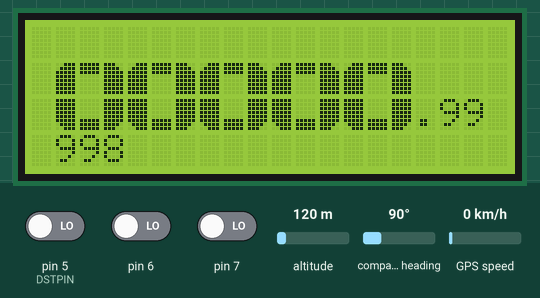
This sketch was run on a simulated Arduino Uno, built with avr-gcc and run on an emulated ATmega328P. Parts: 20×4 character LCD. Inputs (shaded band) come from the test bench; at power-on: pin 7 LOW, pin 5 (DSTPIN) LOW, pin 6 LOW, altitude 120 m, compass heading 90°, GPS speed 0 km/h. The GPS gets a fix after 3 s at 37.7749, -122.4194 with 8 satellites.

Above: at 1.2 s.
1.3 s: pin 7 driven HIGH
At 1.6 s:
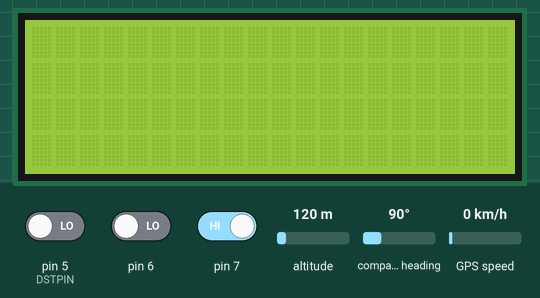
5.7 s: pin 5 (DSTPIN) driven HIGH
At 6.8 s:
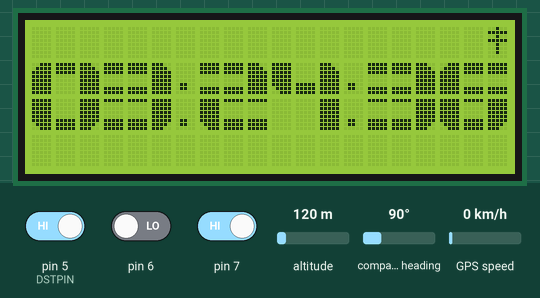
10.1 s: pin 6 driven HIGH
At 11.5 s:
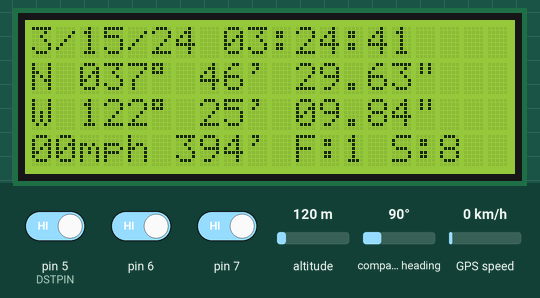
13.6 s: pin 6 driven LOW
At 14.9 s:
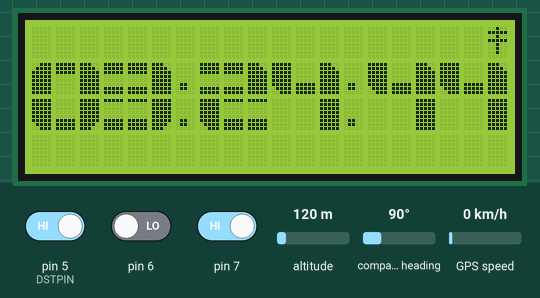
18.0 s: pin 5 (DSTPIN) driven LOW
At 18.9 s:
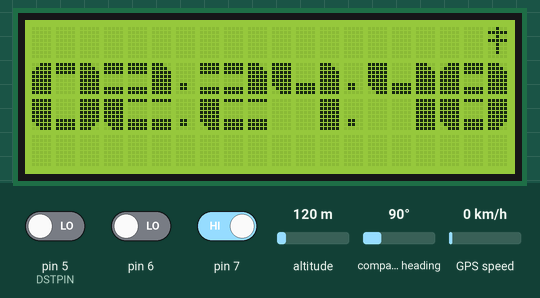
22.4 s: pin 7 driven LOW
At 22.6 s:
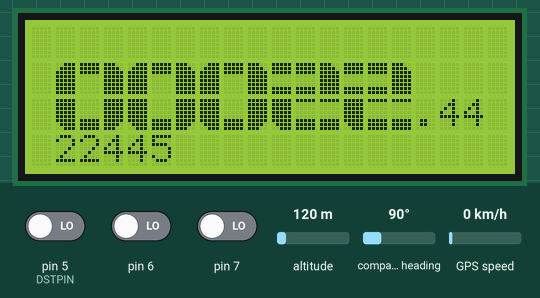
Timing chart, 0 to 25.4 s (numbered marks = the images above; inputs shaded):
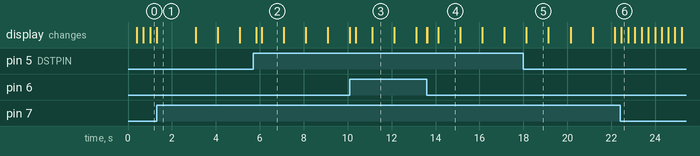

Measured:
- after the input at 1.3 s, the display: changes at once (image 1)
- after the input at 5.7 s, the display: first changes after 0.13 s (image 2 shows a later state)
- after the input at 10.1 s, the display: first differs from a run without the input at once (image 3 shows a later state)
- after the input at 13.6 s, the display: first changes at once (image 4 shows a later state)
- after the input at 18.0 s, the display: changes after 0.14 s (image 5)
- after the input at 22.4 s, the display: changes after 0.06 s (image 6)
- what the display in image 1 shows lasts 1.8 s, from 1.3 s to 3.1 s

The sketch:

GPS-Clock.ino
```cpp
/*
   GPS Clock by varind 2014
 this code is public domain, enjoy!
 Based on:

 Adafruit Ultimate GPS module using MTK33x9 chipset
 ------> http://www.adafruit.com/products/746
 Pick one up today at the Adafruit electronics shop
 and help support open source hardware & software! -ada

 and:
 A set of custom made large numbers for a 16x2 LCD using the
 LiquidCrystal librabry. Works with displays compatible with the
 Hitachi HD44780 driver.
 Made by Michael Pilcher
 2/9/2010
 */

#include <Adafruit_GPS.h>
#include <SoftwareSerial.h>
#include <LiquidCrystal.h>
LiquidCrystal lcd(13,12,11,10,9,8);

SoftwareSerial mySerial(3, 2); // TX, RX
Adafruit_GPS GPS(&mySerial);
#define GPSECHO  false

#define DSTPIN 5

// this keeps track of whether we're using the interrupt
// off by default!
boolean usingInterrupt = false;
void useInterrupt(boolean); // Func prototype keeps Arduino 0023 happy

int montharray[]={
  31,28,31,30,31,30,31,31,30,31,30,31};
int seconds;
int minutes;
int hours;
int days;
int months;
int years;
byte leap;
float lat;
float lon;
int x = 0;
int y = 0;
int buttonState1=0;
int buttonState2=0;
int lastseconds;
int lastButtonState1=0;
int lastButtonState2=0;


byte LT[8] =
{
  B00111,
  B01111,
  B11111,
  B11111,
  B11111,
  B11111,
  B11111,
  B11111
};
byte UB[8] =
{
  B11111,
  B11111,
  B11111,
  B00000,
  B00000,
  B00000,
  B00000,
  B00000
};
byte RT[8] =
{
  B11100,
  B11110,
  B11111,
  B11111,
  B11111,
  B11111,
  B11111,
  B11111
};
byte LL[8] =
{
  B11111,
  B11111,
  B11111,
  B11111,
  B11111,
  B11111,
  B01111,
  B00111
};
byte LB[8] =
{
  B00000,
  B00000,
  B00000,
  B00000,
  B00000,
  B11111,
  B11111,
  B11111
};
byte LR[8] =
{
  B11111,
  B11111,
  B11111,
  B11111,
  B11111,
  B11111,
  B11110,
  B11100
};
byte UMB[8] =
{
  B11111,
  B11111,
  B11111,
  B00000,
  B00000,
  B00000,
  B11111,
  B11111
};
byte LMB[8] =
{
  B11111,
  B00000,
  B00000,
  B00000,
  B00000,
  B11111,
  B11111,
  B11111
};


void setup()
{
  // connect at 115200 so we can read the GPS fast enough and echo without dropping chars
  // also spit it out
  Serial.begin(115200);

  // 9600 NMEA is the default baud rate for Adafruit MTK GPS's- some use 4800
  GPS.begin(9600);

  // uncomment this line to turn on RMC (recommended minimum) and GGA (fix data) including altitude
  GPS.sendCommand(PMTK_SET_NMEA_OUTPUT_RMCGGA);
  // uncomment this line to turn on only the "minimum recommended" data
  // GPS.sendCommand(PMTK_SET_NMEA_OUTPUT_RMCONLY);
  // For parsing data, we don't suggest using anything but either RMC only or RMC+GGA since
  // the parser doesn't care about other sentences at this time

  // Set the update rate
  GPS.sendCommand(PMTK_SET_NMEA_UPDATE_1HZ);   // 1 Hz update rate
  // For the parsing code to work nicely and have time to sort thru the data, and
  // print it out we don't suggest using anything higher than 1 Hz

  // Request updates on antenna status, comment out to keep quiet
  GPS.sendCommand(PGCMD_ANTENNA);

  // the nice thing about this code is you can have a timer0 interrupt go off
  // every 1 millisecond, and read data from the GPS for you. that makes the
  // loop code a heck of a lot easier!
  useInterrupt(true);

  // delay(1000);
  // Ask for firmware version
  // mySerial.println(PMTK_Q_RELEASE);

  lcd.begin(20, 4);

  lcd.createChar(8,LT);
  lcd.createChar(1,UB);
  lcd.createChar(2,RT);
  lcd.createChar(3,LL);
  lcd.createChar(4,LB);
  lcd.createChar(5,LR);
  lcd.createChar(6,UMB);
  lcd.createChar(7,LMB);

  pinMode(5, INPUT);
  pinMode(6, INPUT);
  pinMode(7, INPUT);
}


// Interrupt is called once a millisecond, looks for any new GPS data, and stores it
SIGNAL(TIMER0_COMPA_vect) {
  char c = GPS.read();
  // if you want to debug, this is a good time to do it!
#ifdef UDR0
  if (GPSECHO)
    if (c) UDR0 = c;
  // writing direct to UDR0 is much much faster than Serial.print
  // but only one character can be written at a time.
#endif
}


void useInterrupt(boolean v) {
  if (v) {
    // Timer0 is already used for millis() - we'll just interrupt somewhere
    // in the middle and call the "Compare A" function above
    OCR0A = 0xAF;
    TIMSK0 |= _BV(OCIE0A);
    usingInterrupt = true;
  }
  else {
    // do not call the interrupt function COMPA anymore
    TIMSK0 &= ~_BV(OCIE0A);
    usingInterrupt = false;
  }
}

uint32_t timer = millis();
uint32_t animationTimer = millis();


void loop()                     // run over and over again
{

  // in case you are not using the interrupt above, you'll
  // need to 'hand query' the GPS, not suggested :(
  if (! usingInterrupt) {
    // read data from the GPS in the 'main loop'
    char c = GPS.read();
    // if you want to debug, this is a good time to do it!
    if (GPSECHO)
      if (c) Serial.print(c);
  }

  // if a sentence is received, we can check the checksum, parse it...
  if (GPS.newNMEAreceived()) {
    // a tricky thing here is if we print the NMEA sentence, or data
    // we end up not listening and catching other sentences!
    // so be very wary if using OUTPUT_ALLDATA and trytng to print out data
    //Serial.println(GPS.lastNMEA());   // this also sets the newNMEAreceived() flag to false

    if (!GPS.parse(GPS.lastNMEA()))   // this also sets the newNMEAreceived() flag to false
      return;  // we can fail to parse a sentence in which case we should just wait for another
  }

  // if millis() or timer wraps around, we'll just reset it
  if (timer > millis())  timer = millis();
  if (animationTimer > millis())  animationTimer = millis();

  // approximately every .1 seconds or so, print out the current stats
  // if (millis() - timer > 100) {
  //    timer = millis(); // reset the timer
  //    if (GPS.fix) {
  //      Serial.print("Location: ");
  //      Serial.print("Location: ");
  //      Serial.print(GPS.latitude, 4);
  //      Serial.print(GPS.lat);
  //      Serial.print(", ");
  //      Serial.print(GPS.longitude, 4);
  //      Serial.println(GPS.lon);
  //      Serial.print("Speed (knots): ");
  //      Serial.println(GPS.speed);
  //      Serial.print("Angle: ");
  //      Serial.println(GPS.angle);
  //      Serial.print("Altitude: ");
  //      Serial.println(GPS.altitude);
  //      Serial.print("Satellites: ");
  //      Serial.println((int)GPS.satellites);
  //    }
  //    else{
  //      Serial.println("LOCATING............");
  //    }


  buttonState1 = digitalRead(6);
  buttonState2 = digitalRead(7);

  if (lastButtonState1!=buttonState1){
    lcd.clear();
    lastButtonState1=buttonState1;
  }
  if (lastButtonState2!=buttonState2){
    lcd.clear();
    lastButtonState2=buttonState2;
  }

  if (buttonState1) displayCurrentLocation();
  if (buttonState2) displayClock();
  if (!buttonState1 && !buttonState2) displayMillis();


}
//}


void displayMillis(){

  if (millis() < 99999995.00){
    lcd.setCursor(0,0);
    float floatMillis = millis();
    float seconds = floatMillis/1000;
    long secondsTenThousand = seconds/10000;
    long secondsThousand = seconds/1000;
    long secondsHundred = seconds/100;
    long secondsTen = seconds/10;
    long secondsOne = seconds;
    long secondsTenth = floatMillis/100;
    long secondsHundredth = floatMillis/10;

    y=1;
    x=1;
    bigdigits(secondsTenThousand);
    x=4;
    bigdigits(secondsThousand-secondsTenThousand*10);
    x=7;
    bigdigits(secondsHundred-secondsThousand*10);
    x=10;
    bigdigits(secondsTen - secondsHundred*10);
    x=13;
    bigdigits(secondsOne - secondsTen*10);

    lcd.setCursor(0,0);
    lcd.print("                    ");
    lcd.setCursor(1,3);
    lcd.print(millis());

    lcd.setCursor(16,2);
    lcd.print(".");
    lcd.setCursor(17,2);

    lcd.print(secondsTenth - secondsOne*10);
    lcd.print(secondsHundredth- secondsTenth*10);
  }
  else{
    lcd.setCursor(0,0);
    lcd.print("                    ");
    lcd.setCursor(0,1);
    lcd.print("    OUT OF RANGE    ");
    lcd.setCursor(0,2);
    lcd.print("                    ");
    lcd.setCursor(0,3);
    lcd.print("                    ");
  }
}

void displayCurrentLocation(){

  if (millis() - timer > 250) {
    timer = millis(); // reset the timer
    if (GPS.fix) {

      hours = GPS.hour;
      days = GPS.day;
      months = GPS.month;
      years = GPS.year;
      lat = GPS.latitude;
      lon = GPS.longitude;

      // test dates
      //      hours=8;
      //      months=7;
      //      days=17;
      //      years=14;

      leapcheck();
      dst();
      timezone(-8);
      twelvehour();

      lcd.setCursor(0,0);

      // print date
      lcd.print(months, DEC);
      lcd.print('/');
      lcd.print(days, DEC);
      lcd.print("/");
      lcd.print(years, DEC);
      lcd.print(" ");

      // print time
      if (hours <10) lcd.print('0');
      lcd.print(hours, DEC);
      lcd.print(':');
      if (GPS.minute < 10) lcd.print('0');
      lcd.print(GPS.minute, DEC);
      lcd.print(':');
      if (GPS.seconds < 10) lcd.print('0');
      lcd.print(GPS.seconds, DEC);

      lcd.setCursor(0,1);

      //  print coords in Decimal Degrees
      //  lat=convertDegMinToDecDeg(GPS.latitude);
      //  lon=convertDegMinToDecDeg(GPS.longitude);
      //  lcd.print("Lat: ");
      //  lcd.print(lat, 4);
      //  lcd.print(GPS.lat);
      //  lcd.print("\n");
      //  lcd.print("Lon: ");
      //  lcd.print(lon, 4);
      //  lcd.print(GPS.lon);
      //  lcd.print("\n");

      // print coords in Degrees, Minutes & Seconds
      int degs = lat/100;
      int mins = lat - degs*100;

      float secs = (lat - degs*100 - mins)*60;
      lcd.print(GPS.lat);
      lcd.print(" ");
      if (degs<100) lcd.print("0");
      lcd.print(degs);
      lcd.write(223);
      lcd.print(" ");
      if (mins<10) lcd.print("0");
      lcd.print(mins);
      lcd.print("' ");
      if (secs<10) lcd.print("0");
      lcd.print(secs, 2);
      lcd.print('"');
      lcd.print("  ");

      lcd.setCursor(0,2);

      degs = lon/100;
      mins = lon - degs*100;
      secs = (lon - degs*100 - mins)*60;
      lcd.print(GPS.lon);
      lcd.print(" ");
      if (degs<100) lcd.print("0");
      lcd.print(degs);
      lcd.write(223);

      lcd.print(" ");
      if (mins<10) lcd.print("0");
      lcd.print(mins);
      lcd.print("' ");
      if (secs<10) lcd.print("0");
      lcd.print(secs, 2);
      lcd.print('"');
      lcd.setCursor(0,3);


      // print spped in mph
      float mph = GPS.speed*1.15;  // knots to mph
      if (mph<10) lcd.print("0");
      lcd.print(mph, 0);
      lcd.print("mph ");

      // print altitude in feet
      float alt = GPS.altitude;
      alt=alt*3.28;
      lcd.print(alt, 0);
      lcd.print("'");

      // print fix quatity and number of satellites
      lcd.print(" F:");
      lcd.print(GPS.fixquality, DEC);

      lcd.print(" S:");
      lcd.print((int)GPS.satellites);
      if ((int)GPS.satellites < 10) lcd.print(" ");
    }
  }

  if (!GPS.fix){ // if no fix, display animation
    lcd.setCursor(0,0);
    lcd.print("                    ");
    lcd.setCursor(0,1);
    lcd.print("     LOCATING");
    if (millis() - animationTimer > 1000) lcd.print(".");
    if (millis() - animationTimer > 2000) lcd.print(".");
    if (millis() - animationTimer > 3000) lcd.print(".");
    if (millis() - animationTimer > 4000){
      animationTimer = millis(); // reset the timer
      lcd.setCursor(13,1);
      lcd.print("   "); // clear the .'s
    }
    lcd.setCursor(0,2);
    lcd.print("                    ");
    lcd.setCursor(0,3);
    lcd.print("                    ");
  }

}

double convertDegMinToDecDeg (float degMin) {
  double min = 0.0;
  double decDeg = 0.0;

  //get the minutes, fmod() requires double
  min = fmod((double)degMin, 100.0);

  //rebuild coordinates in decimal degrees
  degMin = (int) ( degMin / 100 );
  decDeg = degMin + ( min / 60 );

  return decDeg;
}


void leapcheck(){  // check for leap year
  years=2000+years;
  leap = years%4 == 0 && years%100 !=0 || years%400 == 0;
  if (leap > 0) montharray[1]=29;
  years=years-2000;
}

void timezone(int tzone){  // set time zone and fix date when wrong

  hours = hours + tzone;
  // for time zones UTC-

  if (hours < 0){
    hours= 24+hours;
    if (days==1){ //fix getting to the first day of the month too soon
      days=(montharray[months-2]);  // montharray[]={31,28 (or29) ,31,30,31,30,31,31,30,31,30,31};
      if (months==1){ //Fix year if UTC is Jan 1st and we're not there yet
        days=31;
        months=12;
        years=years-1;
      }
      else months=months-1;
    }
    else days=days-1;
  }

  // for time zones UTC+
  if (hours > 24){
    hours= hours-24;
    if (days==montharray[months-1]){ // fix not changing month soon enough
      days==1;
      if (months==12){ // Fix year if UTC is Dec 31st and we're past that
        days=1;
        months=1;
        years=years+1;
      }
      else months=months+1;
    }
    else days=days+1;
  }

}

void dst(){
  if (digitalRead(DSTPIN)==HIGH) hours=hours+1;
  if (hours==24) hours=0;
}

void twelvehour(){
  if (hours>12) hours=hours-12;
  if (hours==0) hours=12;
}

// clock
void displayClock(){

  if (millis() - timer > 250) {
    timer = millis(); // reset the timer
    if (GPS.fix) {
      lcd.setCursor(19,0);
      lcd.write(183);
      seconds = GPS.seconds;
      minutes = GPS.minute;
      hours = GPS.hour;
      days = GPS.day;
      months = GPS.month;
      years = GPS.year;

      leapcheck();
      timezone(-8);
      dst();
      twelvehour();

      lcd.setCursor(6,1);
      lcd.print(".");
      lcd.setCursor(6,2);
      lcd.print(".");

      lcd.setCursor(13,1);
      lcd.print(".");
      lcd.setCursor(13,2);
      lcd.print(".");

      x=0;
      y=1;

      int tempHours=hours/10;
      x=0;
      bigdigits(tempHours);
      x=3;
      bigdigits(hours-(10*tempHours));

      int tempMin=minutes/10;
      x=7;
      bigdigits(tempMin);
      x=10;
      bigdigits(minutes-(10*tempMin));

      int tempSeconds=seconds/10;
      x=14;
      bigdigits(tempSeconds);
      x=17;
      bigdigits(seconds-(10*tempSeconds));
    }
    else{
      lcd.setCursor(19,0);
      lcd.write(254);
    }
  }
}

void bigdigits(int time){
  if (time==9) custom9();
  if (time==8) custom8();
  if (time==7) custom7();
  if (time==6) custom6();
  if (time==5) custom5();
  if (time==4) custom4();
  if (time==3) custom3();
  if (time==2) custom2();
  if (time==1) custom1();
  if (time==0) custom0O();
}


void custom0O()
{ // uses segments to build the number 0
  lcd.setCursor(x, y);
  lcd.write(8);
  lcd.write(1);
  lcd.write(2);
  lcd.setCursor(x, y+1);
  lcd.write(3);
  lcd.write(4);
  lcd.write(5);
}

void custom1()
{
  lcd.setCursor(x,y);
  lcd.write(1);
  lcd.write(2);
  lcd.print(" ");
  lcd.setCursor(x,y+1);
  lcd.print(" ");
  lcd.write(255);
  lcd.print(" ");
}

void custom2()
{
  lcd.setCursor(x,y);
  lcd.write(6);
  lcd.write(6);
  lcd.write(2);
  lcd.setCursor(x, y+1);
  lcd.write(3);
  lcd.write(7);
  lcd.write(7);
}

void custom3()
{
  lcd.setCursor(x,y);
  lcd.write(6);
  lcd.write(6);
  lcd.write(2);
  lcd.setCursor(x, y+1);
  lcd.write(7);
  lcd.write(7);
  lcd.write(5);
}

void custom4()
{
  lcd.setCursor(x,y);
  lcd.write(3);
  lcd.write(4);
  lcd.write(2);
  lcd.setCursor(x, y+1);
  lcd.print(" ");
  lcd.print(" ");
  lcd.write(255);
}

void custom5()
{
  lcd.setCursor(x,y);
  lcd.write(255);
  lcd.write(6);
  lcd.write(6);
  lcd.setCursor(x, y+1);
  lcd.write(7);
  lcd.write(7);
  lcd.write(5);
}

void custom6()
{
  lcd.setCursor(x,y);
  lcd.write(8);
  lcd.write(6);
  lcd.write(6);
  lcd.setCursor(x, y+1);
  lcd.write(3);
  lcd.write(7);
  lcd.write(5);
}

void custom7()
{
  lcd.setCursor(x,y);
  lcd.write(1);
  lcd.write(1);
  lcd.write(2);
  lcd.setCursor(x, y+1);
  lcd.print(" ");
  lcd.write(8);
  lcd.print(" ");
}

void custom8()
{
  lcd.setCursor(x,y);
  lcd.write(8);
  lcd.write(6);
  lcd.write(2);
  lcd.setCursor(x, y+1);
  lcd.write(3);
  lcd.write(7);
  lcd.write(5);
}

void custom9()
{
  lcd.setCursor(x,y);
  lcd.write(8);
  lcd.write(6);
  lcd.write(2);
  lcd.setCursor(x, y+1);
  lcd.print(" ");
  lcd.print(" ");
  lcd.write(255);
}

void customA()
{
  lcd.setCursor(x,y);
  lcd.write(8);
  lcd.write(6);
  lcd.write(2);
  lcd.setCursor(x, y+1);
  lcd.write(255);
  lcd.write(254);
  lcd.write(255);
}

void customB()
{
  lcd.setCursor(x,y);
  lcd.write(255);
  lcd.write(6);
  lcd.write(5);
  lcd.setCursor(x, y+1);
  lcd.write(255);
  lcd.write(7);
  lcd.write(2);
}

void customC()
{
  lcd.setCursor(x,y);
  lcd.write(8);
  lcd.write(1);
  lcd.write(1);
  lcd.setCursor(x,y+1);
  lcd.write(3);
  lcd.write(4);
  lcd.write(4);
}

void customD()
{
  lcd.setCursor(x, y);
  lcd.write(255);
  lcd.write(1);
  lcd.write(2);
  lcd.setCursor(x, y+1);
  lcd.write(255);
  lcd.write(4);
  lcd.write(5);
}

void customE()
{
  lcd.setCursor(x,y);
  lcd.write(255);
  lcd.write(6);
  lcd.write(6);
  lcd.setCursor(x, y+1);
  lcd.write(255);
  lcd.write(7);
  lcd.write(7);
}

void customF()
{
  lcd.setCursor(x,y);
  lcd.write(255);
  lcd.write(6);
  lcd.write(6);
  lcd.setCursor(x, y+1);
  lcd.write(255);
  lcd.print(" ");
  lcd.print(" ");
}

void customG()
{
  lcd.setCursor(x,y);
  lcd.write(8);
  lcd.write(1);
  lcd.write(1);
  lcd.setCursor(x,y+1);
  lcd.write(3);
  lcd.write(4);
  lcd.write(2);
}

void customH()
{
  lcd.setCursor(x,y);
  lcd.write(255);
  lcd.write(4);
  lcd.write(255);
  lcd.setCursor(x, y+1);
  lcd.write(255);
  lcd.write(254);
  lcd.write(255);
}

void customI()
{
  lcd.setCursor(x,y);
  lcd.write(1);
  lcd.write(255);
  lcd.write(1);
  lcd.setCursor(x,y+1);
  lcd.write(4);
  lcd.write(255);
  lcd.write(4);
}

void customJ()
{
  lcd.setCursor(x,y);
  lcd.print(" ");
  lcd.print(" ");
  lcd.write(255);
  lcd.setCursor(x,y+1);
  lcd.write(4);
  lcd.write(4);
  lcd.write(5);
}

void customK()
{
  lcd.setCursor(x,y);
  lcd.write(255);
  lcd.write(4);
  lcd.write(5);
  lcd.setCursor(x,y+1);
  lcd.write(255);
  lcd.write(254);
  lcd.write(2);
}

void customL()
{
  lcd.setCursor(x,y);
  lcd.write(255);
  lcd.print(" ");
  lcd.print(" ");
  lcd.setCursor(x,y+1);
  lcd.write(255);
  lcd.write(4);
  lcd.write(4);
}

void customM()
{
  lcd.setCursor(x,y);
  lcd.write(8);
  lcd.write(3);
  lcd.write(5);
  lcd.write(2);
  lcd.setCursor(x,y+1);
  lcd.write(255);
  lcd.write(254);
  lcd.write(254);
  lcd.write(255);
}

void customN()
{
  lcd.setCursor(x,y);
  lcd.write(8);
  lcd.write(2);
  lcd.write(254);
  lcd.write(255);
  lcd.setCursor(x,y+1);
  lcd.write(255);
  lcd.write(254);
  lcd.write(3);
  lcd.write(5);
}

void customP()
{
  lcd.setCursor(x,y);
  lcd.write(255);
  lcd.write(6);
  lcd.write(2);
  lcd.setCursor(x, y+1);
  lcd.write(255);
  lcd.print(" ");
  lcd.print(" ");
}

void customQ()
{
  lcd.setCursor(x,y);
  lcd.write(8);
  lcd.write(1);
  lcd.write(2);
  lcd.print(" ");
  lcd.setCursor(x, y+1);
  lcd.write(3);
  lcd.write(4);
  lcd.write(255);
  lcd.write(4);
}

void customR()
{
  lcd.setCursor(x,y);
  lcd.write(255);
  lcd.write(6);
  lcd.write(2);
  lcd.setCursor(x,y+1);
  lcd.write(255);
  lcd.write(254);
  lcd.write(2);
}

void customS()
{
  lcd.setCursor(x,y);
  lcd.write(8);
  lcd.write(6);
  lcd.write(6);
  lcd.setCursor(x, y+1);
  lcd.write(7);
  lcd.write(7);
  lcd.write(5);
}

void customT()
{
  lcd.setCursor(x,y);
  lcd.write(1);
  lcd.write(255);
  lcd.write(1);
  lcd.setCursor(x,y+1);
  lcd.write(254);
  lcd.write(255);
  lcd.print(" ");
}

void customU()
{
  lcd.setCursor(x, y);
  lcd.write(255);
  lcd.write(254);
  lcd.write(255);
  lcd.setCursor(x, y+1);
  lcd.write(3);
  lcd.write(4);
  lcd.write(5);
}

void customV()
{
  lcd.setCursor(x, y);
  lcd.write(3);
  lcd.write(254);
  lcd.write(254);
  lcd.write(5);
  lcd.setCursor(x, y+1);
  lcd.print(" ");
  lcd.write(2);
  lcd.write(8);
}

void customW()
{
  lcd.setCursor(x,y);
  lcd.write(255);
  lcd.write(254);
  lcd.write(254);
  lcd.write(255);
  lcd.setCursor(x,y+1);
  lcd.write(3);
  lcd.write(8);
  lcd.write(2);
  lcd.write(5);
}

void customX()
{
  lcd.setCursor(x,y);
  lcd.write(3);
  lcd.write(4);
  lcd.write(5);
  lcd.setCursor(x,y+1);
  lcd.write(8);
  lcd.write(254);
  lcd.write(2);
}

void customY()
{
  lcd.setCursor(x,y);
  lcd.write(3);
  lcd.write(4);
  lcd.write(5);
  lcd.setCursor(x,y+1);
  lcd.print(" ");
  lcd.write(255);
  lcd.print(" ");
}

void customZ()
{
  lcd.setCursor(x,y);
  lcd.write(1);
  lcd.write(6);
  lcd.write(5);
  lcd.setCursor(x, y+1);
  lcd.write(8);
  lcd.write(7);
  lcd.write(4);
}

void customqm()
{
  lcd.setCursor(x,y);
  lcd.write(1);
  lcd.write(6);
  lcd.write(2);
  lcd.setCursor(x, y+1);
  lcd.write(254);
  lcd.write(7);
  lcd.print(" ");
}

void customsm()
{
  lcd.setCursor(x,y);
  lcd.write(255);
  lcd.print(" ");
  lcd.print(" ");
  lcd.setCursor(x, y+1);
  lcd.write(7);
  lcd.print(" ");
  lcd.print(" ");
}
```
